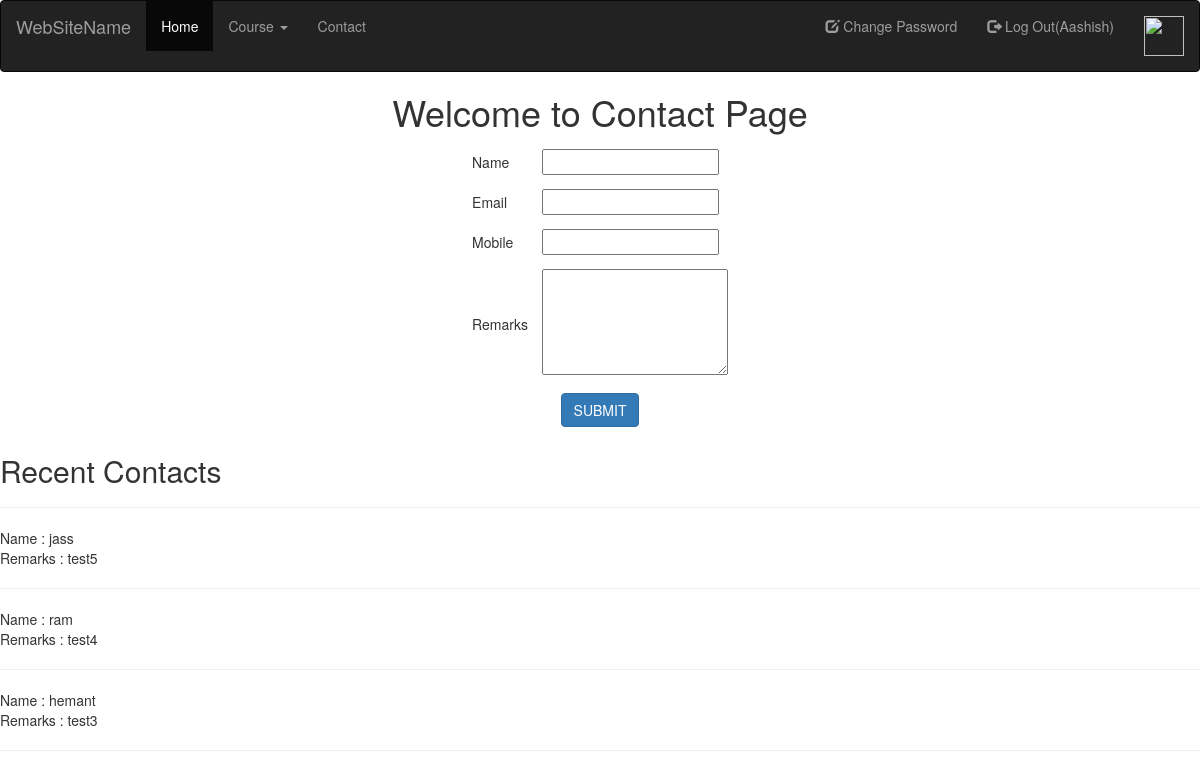
Screenshot of /contact/ (signed in) with the database file from the repository.
### myapp/models.py (models this page shows, shortened)
class Contact(models.Model):
	name=models.CharField(max_length=100)
	email=models.EmailField()
	mobile=models.PositiveIntegerField()
	remarks=models.TextField()

### myapp/views.py (the view)
# urls.py: path('contact/',views.contact,name='contact'),
def contact(request):
	if request.method=="POST":
		Contact.objects.create(
				name=request.POST['name'],
				email=request.POST['email'],
				mobile=request.POST['mobile'],
				remarks=request.POST['remarks']
			)
		msg="Contact Saved Successfully"
		contacts=Contact.objects.all().order_by('-id')[:3]
		return render(request,'contact.html',{'msg':msg,'contacts':contacts})
	else:
		contacts=Contact.objects.all().order_by('-id')[:3]
		return render(request,'contact.html',{'contacts':contacts})

### myapp/templates/contact.html (shortened to what this page needs)
{% extends 'header.html' %}
{% block content %}
<!DOCTYPE html>
<html>
<head>
</head>
<body>
	<center>
	<h1>Welcome to Contact Page</h1>
	<form method="post" action="{% url 'contact'%}">
		<table>
			<tr>
				<td>Name</td>
				<td><input type="text" name="name"></td>
			</tr>
			<tr>
				<td>Email</td>
				<td><input type="text" name="email"></td>
			</tr>
			<tr>
				<td>Mobile</td>
				<td><input type="text" name="mobile"></td>
			</tr>
			<tr>
				<td>Remarks</td>
				<td><textarea rows="5" cols="22" name="remarks"></textarea></td>
			</tr>
			<tr>
				<td colspan="2" align="center">
					<input type="submit" value="SUBMIT" class="btn btn-primary">
				</td>
			</tr>
		</table>
	</form>
	</center>
	<h2>Recent Contacts</h2>
	<hr>
	{% for i in contacts%}
		Name : {{i.name}}<br>
		Remarks : {{i.remarks}}<br><hr>
	{% endfor%}
</body>
</html>
{% endblock %}

### myapp/templates/header.html (style rules this page uses)
tr,td { padding: 7px; }

### rows the page displays
Contact: name "jass", remarks "test5"
Contact: name "ram", remarks "test4"
Contact: name "hemant", remarks "test3"

### other values shown
{{ request.session.fname }} "Aashish"
